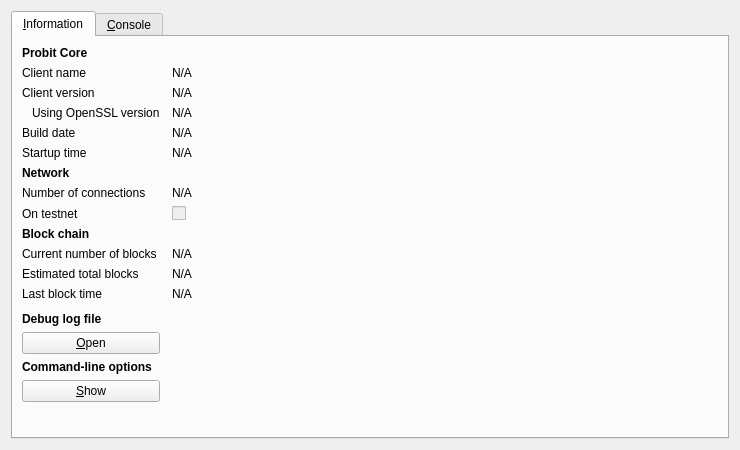
<?xml version="1.0" encoding="UTF-8"?>
<ui version="4.0">
 <class>RPCConsole</class>
 <widget class="QDialog" name="RPCConsole">
  <property name="geometry">
   <rect>
    <x>0</x>
    <y>0</y>
    <width>740</width>
    <height>450</height>
   </rect>
  </property>
  <property name="windowTitle">
   <string>Probit - Debug window</string>
  </property>
  <layout class="QVBoxLayout" name="verticalLayout_2">
   <item>
    <widget class="QTabWidget" name="tabWidget">
     <property name="currentIndex">
      <number>0</number>
     </property>
     <widget class="QWidget" name="tab_info">
      <attribute name="title">
       <string>&amp;Information</string>
      </attribute>
      <layout class="QGridLayout" name="gridLayout" columnstretch="0,1">
       <property name="horizontalSpacing">
        <number>12</number>
       </property>
       <item row="0" column="0">
        <widget class="QLabel" name="label_9">
         <property name="font">
          <font>
           <weight>75</weight>
           <bold>true</bold>
          </font>
         </property>
         <property name="text">
          <string>Probit Core</string>
         </property>
        </widget>
       </item>
       <item row="1" column="0">
        <widget class="QLabel" name="label_5">
         <property name="text">
          <string>Client name</string>
         </property>
        </widget>
       </item>
       <item row="1" column="1">
        <widget class="QLabel" name="clientName">
         <property name="cursor">
          <cursorShape>IBeamCursor</cursorShape>
         </property>
         <property name="text">
          <string>N/A</string>
         </property>
         <property name="textFormat">
          <enum>Qt::PlainText</enum>
         </property>
         <property name="textInteractionFlags">
          <set>Qt::LinksAccessibleByMouse|Qt::TextSelectableByKeyboard|Qt::TextSelectableByMouse</set>
         </property>
        </widget>
       </item>
       <item row="2" column="0">
        <widget class="QLabel" name="label_6">
         <property name="text">
          <string>Client version</string>
         </property>
        </widget>
       </item>
       <item row="2" column="1">
        <widget class="QLabel" name="clientVersion">
         <property name="cursor">
          <cursorShape>IBeamCursor</cursorShape>
         </property>
         <property name="text">
          <string>N/A</string>
         </property>
         <property name="textFormat">
          <enum>Qt::PlainText</enum>
         </property>
         <property name="textInteractionFlags">
          <set>Qt::LinksAccessibleByMouse|Qt::TextSelectableByKeyboard|Qt::TextSelectableByMouse</set>
         </property>
        </widget>
       </item>
       <item row="3" column="0">
        <widget class="QLabel" name="label_14">
         <property name="text">
          <string>Using OpenSSL version</string>
         </property>
         <property name="indent">
          <number>10</number>
         </property>
        </widget>
       </item>
       <item row="3" column="1">
        <widget class="QLabel" name="openSSLVersion">
         <property name="cursor">
          <cursorShape>IBeamCursor</cursorShape>
         </property>
         <property name="text">
          <string>N/A</string>
         </property>
         <property name="textFormat">
          <enum>Qt::PlainText</enum>
         </property>
         <property name="textInteractionFlags">
          <set>Qt::LinksAccessibleByMouse|Qt::TextSelectableByKeyboard|Qt::TextSelectableByMouse</set>
         </property>
        </widget>
       </item>
       <item row="4" column="0">
        <widget class="QLabel" name="label_12">
         <property name="text">
          <string>Build date</string>
         </property>
        </widget>
       </item>
       <item row="4" column="1">
        <widget class="QLabel" name="buildDate">
         <property name="cursor">
          <cursorShape>IBeamCursor</cursorShape>
         </property>
         <property name="text">
          <string>N/A</string>
         </property>
         <property name="textFormat">
          <enum>Qt::PlainText</enum>
         </property>
         <property name="textInteractionFlags">
          <set>Qt::LinksAccessibleByMouse|Qt::TextSelectableByKeyboard|Qt::TextSelectableByMouse</set>
         </property>
        </widget>
       </item>
       <item row="5" column="0">
        <widget class="QLabel" name="label_13">
         <property name="text">
          <string>Startup time</string>
         </property>
        </widget>
       </item>
       <item row="5" column="1">
        <widget class="QLabel" name="startupTime">
         <property name="cursor">
          <cursorShape>IBeamCursor</cursorShape>
         </property>
         <property name="text">
          <string>N/A</string>
         </property>
         <property name="textFormat">
          <enum>Qt::PlainText</enum>
         </property>
         <property name="textInteractionFlags">
          <set>Qt::LinksAccessibleByMouse|Qt::TextSelectableByKeyboard|Qt::TextSelectableByMouse</set>
         </property>
        </widget>
       </item>
       <item row="6" column="0">
        <widget class="QLabel" name="label_11">
         <property name="font">
          <font>
           <weight>75</weight>
           <bold>true</bold>
          </font>
         </property>
         <property name="text">
          <string>Network</string>
         </property>
        </widget>
       </item>
       <item row="7" column="0">
        <widget class="QLabel" name="label_7">
         <property name="text">
          <string>Number of connections</string>
         </property>
        </widget>
       </item>
       <item row="7" column="1">
        <widget class="QLabel" name="numberOfConnections">
         <property name="cursor">
          <cursorShape>IBeamCursor</cursorShape>
         </property>
         <property name="text">
          <string>N/A</string>
         </property>
         <property name="textFormat">
          <enum>Qt::PlainText</enum>
         </property>
         <property name="textInteractionFlags">
          <set>Qt::LinksAccessibleByMouse|Qt::TextSelectableByKeyboard|Qt::TextSelectableByMouse</set>
         </property>
        </widget>
       </item>
       <item row="8" column="0">
        <widget class="QLabel" name="label_8">
         <property name="text">
          <string>On testnet</string>
         </property>
        </widget>
       </item>
       <item row="8" column="1">
        <widget class="QCheckBox" name="isTestNet">
         <property name="enabled">
          <bool>false</bool>
         </property>
         <property name="text">
          <string/>
         </property>
        </widget>
       </item>
       <item row="9" column="0">
        <widget class="QLabel" name="label_10">
         <property name="font">
          <font>
           <weight>75</weight>
           <bold>true</bold>
          </font>
         </property>
         <property name="text">
          <string>Block chain</string>
         </property>
        </widget>
       </item>
       <item row="10" column="0">
        <widget class="QLabel" name="label_3">
         <property name="text">
          <string>Current number of blocks</string>
         </property>
        </widget>
       </item>
       <item row="10" column="1">
        <widget class="QLabel" name="numberOfBlocks">
         <property name="cursor">
          <cursorShape>IBeamCursor</cursorShape>
         </property>
         <property name="text">
          <string>N/A</string>
         </property>
         <property name="textFormat">
          <enum>Qt::PlainText</enum>
         </property>
         <property name="textInteractionFlags">
          <set>Qt::LinksAccessibleByMouse|Qt::TextSelectableByKeyboard|Qt::TextSelectableByMouse</set>
         </property>
        </widget>
       </item>
       <item row="11" column="0">
        <widget class="QLabel" name="label_4">
         <property name="text">
          <string>Estimated total blocks</string>
         </property>
        </widget>
       </item>
       <item row="11" column="1">
        <widget class="QLabel" name="totalBlocks">
         <property name="cursor">
          <cursorShape>IBeamCursor</cursorShape>
         </property>
         <property name="text">
          <string>N/A</string>
         </property>
         <property name="textFormat">
          <enum>Qt::PlainText</enum>
         </property>
         <property name="textInteractionFlags">
          <set>Qt::LinksAccessibleByMouse|Qt::TextSelectableByKeyboard|Qt::TextSelectableByMouse</set>
         </property>
        </widget>
       </item>
       <item row="12" column="0">
        <widget class="QLabel" name="label_2">
         <property name="text">
          <string>Last block time</string>
         </property>
        </widget>
       </item>
       <item row="12" column="1">
        <widget class="QLabel" name="lastBlockTime">
         <property name="cursor">
          <cursorShape>IBeamCursor</cursorShape>
         </property>
         <property name="text">
          <string>N/A</string>
         </property>
         <property name="textFormat">
          <enum>Qt::PlainText</enum>
         </property>
         <property name="textInteractionFlags">
          <set>Qt::LinksAccessibleByMouse|Qt::TextSelectableByKeyboard|Qt::TextSelectableByMouse</set>
         </property>
        </widget>
       </item>
       <item row="13" column="0">
        <spacer name="verticalSpacer_2">
         <property name="orientation">
          <enum>Qt::Vertical</enum>
         </property>
         <property name="sizeHint" stdset="0">
          <size>
           <width>20</width>
           <height>20</height>
          </size>
         </property>
        </spacer>
       </item>
       <item row="14" column="0">
        <widget class="QLabel" name="labelDebugLogfile">
         <property name="font">
          <font>
           <weight>75</weight>
           <bold>true</bold>
          </font>
         </property>
         <property name="text">
          <string>Debug log file</string>
         </property>
        </widget>
       </item>
       <item row="15" column="0">
        <widget class="QPushButton" name="openDebugLogfileButton">
         <property name="toolTip">
          <string>Open the Probit debug log file from the current data directory. This can take a few seconds for large log files.</string>
         </property>
         <property name="text">
          <string>&amp;Open</string>
         </property>
         <property name="autoDefault">
          <bool>false</bool>
         </property>
        </widget>
       </item>
       <item row="16" column="0">
        <widget class="QLabel" name="labelCLOptions">
         <property name="font">
          <font>
           <weight>75</weight>
           <bold>true</bold>
          </font>
         </property>
         <property name="text">
          <string>Command-line options</string>
         </property>
        </widget>
       </item>
       <item row="17" column="0">
        <widget class="QPushButton" name="showCLOptionsButton">
         <property name="toolTip">
          <string>Show the Probit-Qt help message to get a list with possible Probit command-line options.</string>
         </property>
         <property name="text">
          <string>&amp;Show</string>
         </property>
         <property name="autoDefault">
          <bool>false</bool>
         </property>
        </widget>
       </item>
       <item row="18" column="0">
        <spacer name="verticalSpacer">
         <property name="orientation">
          <enum>Qt::Vertical</enum>
         </property>
         <property name="sizeHint" stdset="0">
          <size>
           <width>20</width>
           <height>40</height>
          </size>
         </property>
        </spacer>
       </item>
      </layout>
     </widget>
     <widget class="QWidget" name="tab_console">
      <attribute name="title">
       <string>&amp;Console</string>
      </attribute>
      <layout class="QVBoxLayout" name="verticalLayout_3">
       <property name="spacing">
        <number>3</number>
       </property>
       <item>
        <widget class="QTextEdit" name="messagesWidget">
         <property name="minimumSize">
          <size>
           <width>0</width>
           <height>100</height>
          </size>
         </property>
         <property name="readOnly">
          <bool>true</bool>
         </property>
         <property name="tabKeyNavigation" stdset="0">
          <bool>false</bool>
         </property>
         <property name="columnCount" stdset="0">
          <number>2</number>
         </property>
        </widget>
       </item>
       <item>
        <layout class="QHBoxLayout" name="horizontalLayout">
         <property name="spacing">
          <number>3</number>
         </property>
         <item>
          <widget class="QLabel" name="label">
           <property name="text">
            <string notr="true">&gt;</string>
           </property>
          </widget>
         </item>
         <item>
          <widget class="QLineEdit" name="lineEdit"/>
         </item>
         <item>
          <widget class="QPushButton" name="clearButton">
           <property name="maximumSize">
            <size>
             <width>24</width>
             <height>24</height>
            </size>
           </property>
           <property name="toolTip">
            <string>Clear console</string>
           </property>
           <property name="text">
            <string/>
           </property>
           <property name="icon">
            <iconset resource="../bitcoin.qrc">
             <normaloff>:/icons/remove</normaloff>:/icons/remove</iconset>
           </property>
           <property name="shortcut">
            <string notr="true">Ctrl+L</string>
           </property>
           <property name="autoDefault">
            <bool>false</bool>
           </property>
          </widget>
         </item>
        </layout>
       </item>
      </layout>
     </widget>
    </widget>
   </item>
  </layout>
 </widget>
 <resources>
  <include location="../bitcoin.qrc"/>
 </resources>
 <connections/>
</ui>
